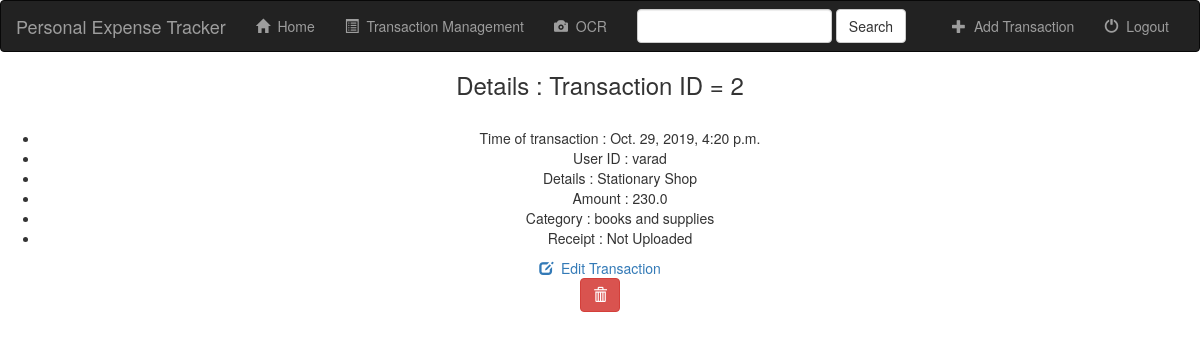
The app's page /mytransactions/detail/2 with its own data.
### txn/models.py (models this page shows, shortened)
class Transaction(models.Model):
    details = models.CharField(max_length=100)
    amount = models.FloatField()
    category = models.CharField(max_length=50)
    user = models.ForeignKey(User, on_delete=models.PROTECT)
    bill = models.FileField(null=True)
    timestamp = models.DateTimeField(auto_now=True)

### txn/views.py (the view)
# urls.py: url(r'^detail/(?P<pk>[0-9]+)$', views.detail, name='detail'),
def detail(request, pk):
    txn_detail = get_object_or_404(Transaction, pk=pk)
    context = {'txn_detail': txn_detail}
    return render(request, 'txn/detail.html', context)

### txn/templates/txn/detail.html (shortened to what this page needs)
{% extends "Sl_proj/base.html" %}
{% block content %}
<div style="text-align: center">
    <h3>Details : Transaction ID = {{ txn_detail.pk }}</h3>
    <br>
    <ul>
        <li>
            Time of transaction : {{ txn_detail.timestamp }}
        </li>
        <li>
            User ID : {{ txn_detail.user}}
        </li>
        <li>
            Details : {{ txn_detail.details }}
        </li>
        <li>
            Amount : {{ txn_detail.amount }}
        </li>
        <li>
            Category : {{ txn_detail.category }}
        </li>
        <li>
            Receipt :
            {% if txn_detail.bill %}
            <img alt="Receipt Picture" src="{{ txn_detail.bill.url }}" class="img-responsive">
            {% else %}
            Not Uploaded
            {% endif %}
        </li>
    </ul>
    <a href="{% url 'transaction-update' txn_detail.pk %}">
    <span class="glyphicon glyphicon-edit" aria-hidden="true"></span>&nbsp;
                    Edit Transaction
    </a>
    <form action="{% url 'transaction-delete' txn_detail.pk %}" method="post">
               <button type="submit" class="btn btn-danger btn-small">
                   <span class="glyphicon glyphicon-trash"></span>
                </button>
    </form>
</div>
{% endblock %}

### records on screen
Transaction: pk "2", timestamp "Oct. 29, 2019, 4:20 p.m.", user "varad", details "Stationary Shop", amount "230.0", category "books and supplies"
